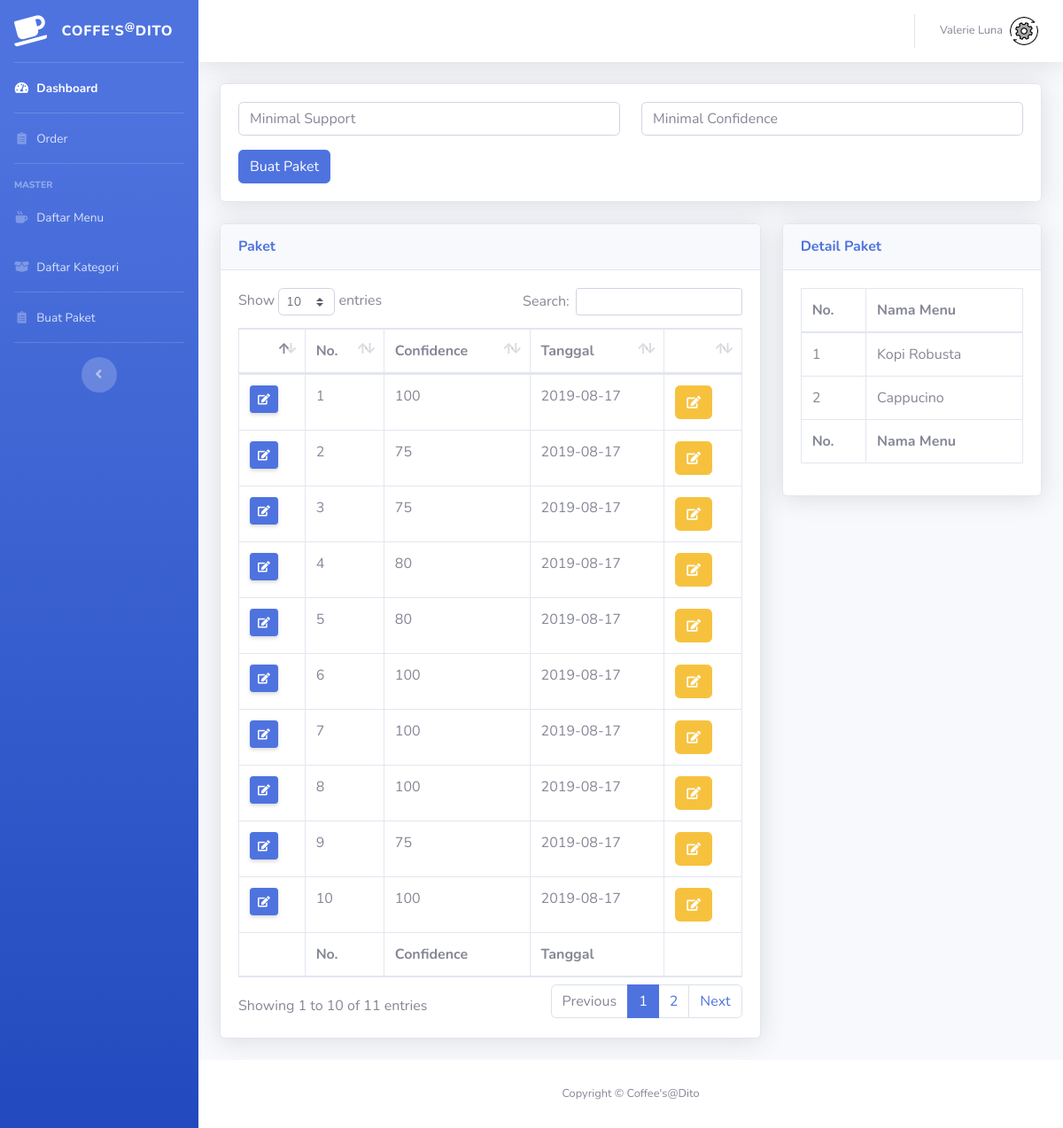
/index.php/apriori/detail_assoc/2, run on the app's committed database.
### tables this page shows
CREATE TABLE `temp_assoc` (
  `id_assoc` int(11) NOT NULL,
  `confidence` int(11) NOT NULL,
  `tgl_assoc` date NOT NULL
);

CREATE TABLE `menu` (
  `id_menu` int(11) NOT NULL,
  `nama_menu` varchar(20) NOT NULL,
  `kode` varchar(10) NOT NULL,
  `id_group` int(11) NOT NULL,
  `id_paket` int(11) NOT NULL,
  `harga` int(11) NOT NULL,
  `disct_` int(11) NOT NULL,
  `gross_amount` int(11) NOT NULL,
  `gambar` varchar(200) NOT NULL
);

### application/controllers/Apriori.php (called while the page is built, shortened)
<?php
class Apriori extends CI_Controller {
	public function detail_assoc($id){
		$data['page'] = 'Buat Paket';
		$data['assoc'] = $this->model->get_assoc()->result();
		$data['kategori'] = $this->model->getAll('menu_grup')->result();
		$data['detail'] = $this->model->get_detail_assoc($id)->result();
		$data['content'] = 'pages/Buat_paket';
		$this->load->view('template/main', $data);
	}
}

### index.php (called while the page is built, shortened)
<?php
require_once BASEPATH.'core/CodeIgniter.php';

### application/models/model.php (called while the page is built, shortened)
<?php
class Model extends CI_Model {
	public function get_assoc()
	{
		$this->db->select('*');
		$this->db->from('temp_assoc');
		return $this->db->get();
	}
	public function get_detail_assoc($id) {
		$this->db->select('a.nama_menu');
		$this->db->from('menu a');
		$this->db->join('temp_assoc_detail b', 'b.kode = a.kode', 'left');
		$this->db->where('b.id_assoc', $id);
		return $this->db->get();
	}
}

### application/views/pages/Buat_paket.php (the view, shortened to what this page needs)
<div class="row">
    <div class="col-xl-12 col-lg-7">
      <div class="card shadow mb-4">
        <div class="card-body">
            <form action="<?php echo base_url('index.php/apriori/start') ?>" method="post">
              <div class="form-group row">
                <div class="col-sm-6 mb-3 mb-sm-0">
                  <input type="text" name="min_sup" class="form-control" placeholder="Minimal Support" required>
                </div>
                <div class="col-sm-6">
                  <input type="text" name="min_conf" class="form-control" placeholder="Minimal Confidence" required>
                </div>
              </div>
              <div class="">
                <button class="btn btn-primary" type="submit">Buat Paket</button>
              </div>
            </form>
        </div>
      </div>
    </div>
  </div>
  <div class="row">
    <div class="col-xl-8 col-lg-7">
      <div class="card shadow mb-4">
        <div class="card-header py-3">
          <h6 class="m-0 font-weight-bold text-primary">Paket</h6>
        </div>
        <div class="card-body">
          <div class="table-responsive">
            <table class="table table-bordered" id="dataTable" width="100%" cellspacing="0">
              <thead>
                <tr>
                    <tr>
                      <th></th>
                      <th>No.</th>
                      <th>Confidence</th>
                      <th>Tanggal</th>
                      <th></th>
                    </tr>
                </tr>
              </thead>
              <tfoot>
                    <tr>
                      <th></th>
                      <th>No.</th>
                      <th>Confidence</th>
                      <th>Tanggal</th>
                      <th></th>
                    </tr>
                </tfoot>
                <tbody>
                    <?php
                        $no = 1;
                        foreach ($assoc as $data) {
                    ?>
                    <tr>
                        <td>
                            <div class="btn-group" role="group" aria-label="Basic example">
                                <a href="#" class="d-none d-sm-inline-block btn btn-sm btn-primary shadow-sm open-AddBookDialog" data-toggle="modal" data-target="#inputPaket" data-id="<?php echo $data->id_assoc ?>">
                                    <i class="fas fa-edit fa-sm"></i>
                                </a>
                            </div>
                        </td>
                        <td><?php echo $no++ ?></td>
                        <td><?php echo $data->confidence ?></td>
                        <td><?php echo $data->tgl_assoc ?></td>
                        <td>
                            <div class="btn-group" role="group" aria-label="Basic example">
                                <a href="<?php echo base_url('index.php/apriori/detail_assoc/'.$data->id_assoc) ?>" class="btn btn-warning">
                                    <i class="fas fa-edit fa-sm"></i>
                                </a>
                            </div>
                        </td>
                    </tr>
                    <?php
                        }
                    ?>
                </tbody>
            </table>
          </div>
        </div>
      </div>
    </div>
    <div class="col-xl-4 col-lg-7">
      <div class="card shadow mb-4">
        <div class="card-header py-3">
          <h6 class="m-0 font-weight-bold text-primary">Detail Paket</h6>
        </div>
        <div class="card-body">
          <div class="table-responsive">
            <table class="table table-bordered" id="dataTable" width="100%" cellspacing="0">
              <thead>
                <tr>
                    <tr>
                      <th>No.</th>
                      <th>Nama Menu</th>
                    </tr>
                </tr>
              </thead>
              <tfoot>
                    <tr>
                      <th>No.</th>
                      <th>Nama Menu</th>
                    </tr>
                </tfoot>
                <tbody>
                    <?php
                        $no = 1;
                        foreach ($detail as $data) {
                    ?>
                    <tr>
                        <td><?php echo $no++ ?></td>
                        <td><?php echo $data->nama_menu ?></td>
                    </tr>
                    <?php
                        }
                    ?>
                </tbody>
            </table>
          </div>
        </div>
      </div>
    </div>
</div>

### data on the page
temp_assoc: confidence "100", tgl_assoc "2019-08-17"
temp_assoc: confidence "75", tgl_assoc "2019-08-17"
temp_assoc: confidence "75", tgl_assoc "2019-08-17"
temp_assoc: confidence "80", tgl_assoc "2019-08-17"
temp_assoc: confidence "80", tgl_assoc "2019-08-17"
temp_assoc: confidence "100", tgl_assoc "2019-08-17"
temp_assoc: confidence "100", tgl_assoc "2019-08-17"
temp_assoc: confidence "100", tgl_assoc "2019-08-17"
temp_assoc: confidence "75", tgl_assoc "2019-08-17"
temp_assoc: confidence "100", tgl_assoc "2019-08-17"
menu: nama_menu "Kopi Robusta"
menu: nama_menu "Cappucino"
